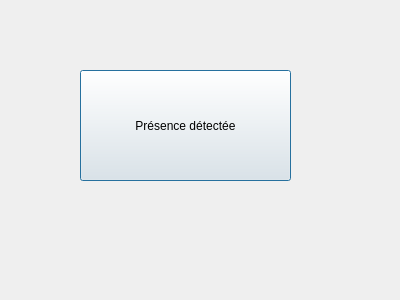
<?xml version="1.0" encoding="UTF-8"?>
<ui version="4.0">
 <class>Detecteur</class>
 <widget class="QDialog" name="Detecteur">
  <property name="geometry">
   <rect>
    <x>0</x>
    <y>0</y>
    <width>400</width>
    <height>300</height>
   </rect>
  </property>
  <property name="windowTitle">
   <string>Detecteur</string>
  </property>
  <widget class="QPushButton" name="pushButton">
   <property name="geometry">
    <rect>
     <x>80</x>
     <y>70</y>
     <width>211</width>
     <height>111</height>
    </rect>
   </property>
   <property name="text">
    <string>Présence détectée</string>
   </property>
  </widget>
 </widget>
 <resources/>
 <connections/>
</ui>
